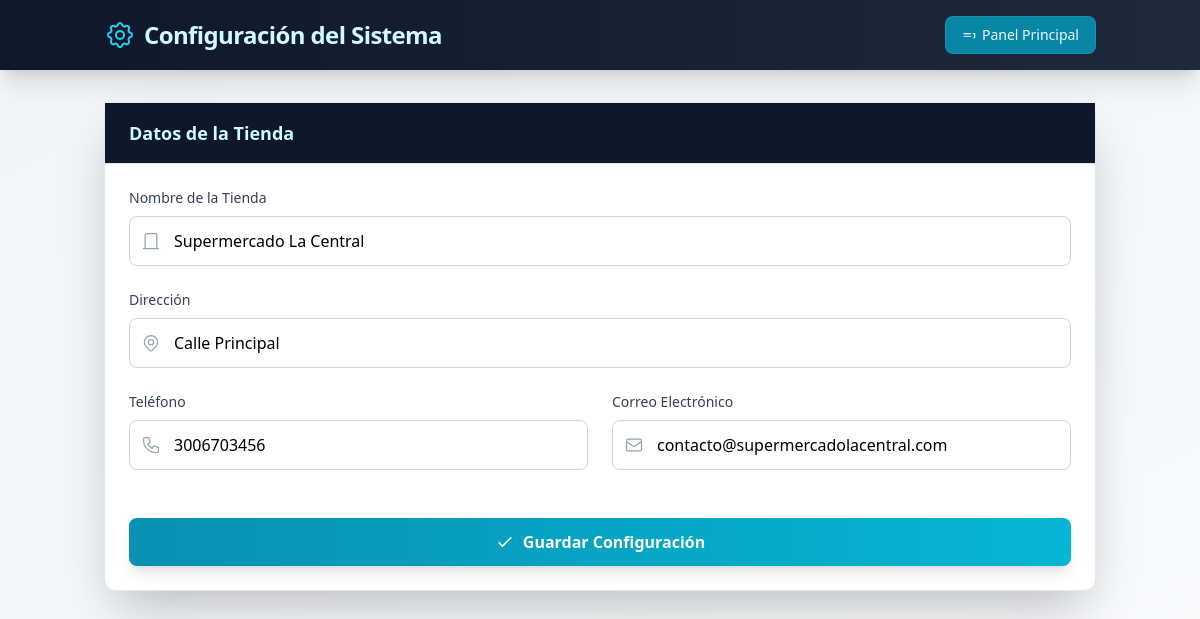
The page /configuracion.php (signed in) on the database its author committed.
### tables this page shows
CREATE TABLE `configuracion` (
  `id` int(11) NOT NULL,
  `nombre_tienda` varchar(255) NOT NULL,
  `direccion` varchar(255) NOT NULL,
  `telefono` varchar(20) NOT NULL,
  `email` varchar(255) NOT NULL
);

### includes/functions.php (called while the page is built, shortened)
<?php
$servername = "localhost";
$username = "root";
$password = "";
$dbname = "inventario_supermercado";
$conn = new mysqli($servername, $username, $password, $dbname);
function obtenerConfiguracion() {
    global $conn;
    $sql = "SELECT * FROM configuracion LIMIT 1";
    $result = mysqli_query($conn, $sql);
    if ($row = mysqli_fetch_assoc($result)) {
        return $row;
    }
    return [
        'nombre_tienda' => 'Mi Tienda',
        'direccion' => '',
        'telefono' => '',
        'email' => '',
    ];
}
?>

### configuracion.php (the view, shortened to what this page needs)
<?php
require_once 'includes/functions.php';
$config = obtenerConfiguracion();
?>
<!DOCTYPE html>
<html lang="es">
<head>
    <script src="https://cdn.tailwindcss.com"></script>
</head>
<body class="bg-gradient-to-br from-slate-100 to-slate-50">
    <header class="bg-gradient-to-r from-slate-900 to-slate-800 shadow-xl">
        <div class="container mx-auto px-4 py-4 flex flex-col sm:flex-row justify-between items-center">
            <div class="flex items-center space-x-2 mb-4 sm:mb-0">
                <h1 class="text-2xl font-bold text-cyan-100 tracking-tight">Configuración del Sistema</h1>
            </div>
            <a href="index.php" class="flex items-center space-x-1 bg-cyan-600/90 hover:bg-cyan-700 transition-all px-4 py-2 rounded-lg shadow-sm border border-cyan-400/20">
                <svg class="w-4 h-4 text-cyan-100" fill="none" stroke="currentColor" viewBox="0 0 24 24">
                    <path stroke-linecap="round" stroke-linejoin="round" stroke-width="1.5" d="M3 10h10M3 14h10m0-4H3m14 0h2m0 0v6m0-6v6m0-6h-2m2 6h-2"/>
                </svg>
                <span class="text-sm text-cyan-50">Panel Principal</span>
            </a>
        </div>
    </header>
    <main class="container mx-auto px-4 py-8">
        <section class="bg-white rounded-xl shadow-2xl border border-slate-200">
            <div class="px-6 py-4 bg-slate-900 border-b">
                <h2 class="text-lg font-semibold text-cyan-100">Datos de la Tienda</h2>
            </div>
            <form action="configuracion.php" method="POST" class="p-6 space-y-6">
                <div>
                    <label class="block text-sm font-medium text-slate-700 mb-2">Nombre de la Tienda</label>
                    <div class="relative">
                        <input type="text" id="nombre_tienda" name="nombre_tienda" value="<?php echo htmlspecialchars($config['nombre_tienda']); ?>"
                            class="w-full pl-11 pr-4 py-3 border border-slate-300 rounded-lg focus:ring-2 focus:ring-cyan-500 focus:border-cyan-500 outline-none transition-all"
                            placeholder="Ej: Mi Tienda Online">
                        <div class="absolute inset-y-0 left-0 pl-3 flex items-center pointer-events-none">
                        </div>
                    </div>
                </div>
                <div>
                    <label class="block text-sm font-medium text-slate-700 mb-2">Dirección</label>
                    <div class="relative">
                        <input type="text" id="direccion" name="direccion" value="<?php echo htmlspecialchars($config['direccion']); ?>"
                            class="w-full pl-11 pr-4 py-3 border border-slate-300 rounded-lg focus:ring-2 focus:ring-cyan-500 focus:border-cyan-500 outline-none transition-all"
                            placeholder="Ej: Av. Principal #123">
                        <div class="absolute inset-y-0 left-0 pl-3 flex items-center pointer-events-none">
                        </div>
                    </div>
                </div>
                <div class="grid grid-cols-1 md:grid-cols-2 gap-6">
                    <div>
                        <label class="block text-sm font-medium text-slate-700 mb-2">Teléfono</label>
                        <div class="relative">
                            <input type="tel" id="telefono" name="telefono" value="<?php echo htmlspecialchars($config['telefono']); ?>"
                                class="w-full pl-11 pr-4 py-3 border border-slate-300 rounded-lg focus:ring-2 focus:ring-cyan-500 focus:border-cyan-500 outline-none transition-all"
                                placeholder="Ej: +51 999 999 999">
                            <div class="absolute inset-y-0 left-0 pl-3 flex items-center pointer-events-none">
                            </div>
                        </div>
                    </div>
                    <div>
                        <label class="block text-sm font-medium text-slate-700 mb-2">Correo Electrónico</label>
                        <div class="relative">
                            <input type="email" id="email" name="email" value="<?php echo htmlspecialchars($config['email']); ?>"
                                class="w-full pl-11 pr-4 py-3 border border-slate-300 rounded-lg focus:ring-2 focus:ring-cyan-500 focus:border-cyan-500 outline-none transition-all"
                                placeholder="ejemplo@tienda.com">
                            <div class="absolute inset-y-0 left-0 pl-3 flex items-center pointer-events-none">
                            </div>
                        </div>
                    </div>
                </div>
                <div class="pt-6">
                    <button type="submit"
                        class="w-full bg-gradient-to-r from-cyan-600 to-cyan-500 text-white font-semibold py-3 px-6 rounded-lg hover:from-cyan-700 hover:to-cyan-600 transition-all shadow-lg flex items-center justify-center">
                        <svg class="w-5 h-5 mr-2" fill="none" stroke="currentColor" viewBox="0 0 24 24">
                            <path stroke-linecap="round" stroke-linejoin="round" stroke-width="2" d="M5 13l4 4L19 7"/>
                        </svg>
                        Guardar Configuración
                    </button>
                </div>
            </form>
        </section>
    </main>
</body>
</html>

### rows shown on the page
configuracion: nombre_tienda "Supermercado La Central", direccion "Calle Principal", telefono "3006703456", email "contacto@supermercadolacentral.com"
